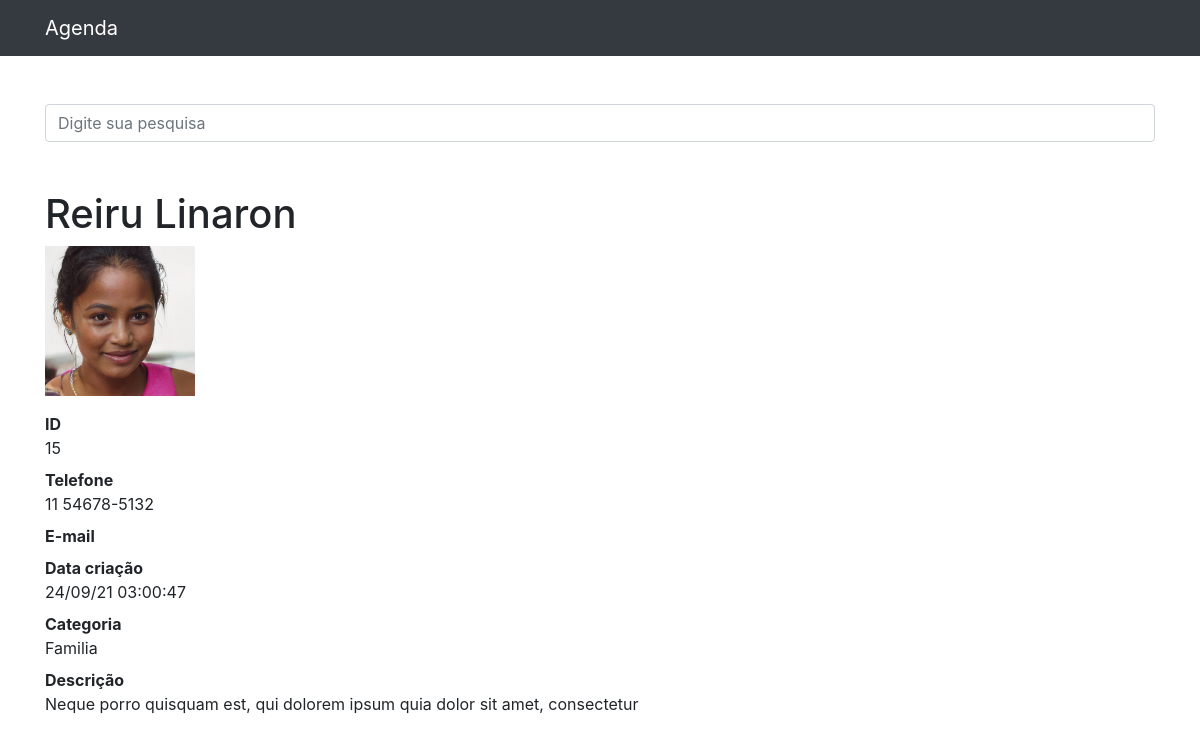
/15, run on the app's committed database.
### contatos/models.py (models this page shows, shortened)
class Contato(models.Model):
    nome = models.CharField(max_length=50)
    sobrenome = models.CharField(max_length=50, blank=True)
    telefone = models.CharField(max_length=50)
    email = models.EmailField(max_length=254, blank=True)
    data_criacao = models.DateTimeField(default=timezone.now)
    descricao = models.TextField(blank=True)
    categoria = models.ForeignKey(Categoria, on_delete=models.DO_NOTHING)
    mostrar = models.BooleanField(default=True)
    foto = models.ImageField(blank=True, upload_to='fotos/%Y/%m/')

class Categoria(models.Model):
    nome = models.CharField(max_length=50)
    def __str__(self):
        return self.nome

### contatos/views.py (the view)
# urls.py: path('<int:contato_id>', views.ver_contato, name='ver_contato'),
def ver_contato(request, contato_id):
    contato = get_object_or_404(Contato, id=contato_id)
    if not contato.mostrar:
        raise Http404
    return render(request, "contatos/ver_contato.html", {"contato": contato})

### contatos/templates/contatos/ver_contato.html (shortened to what this page needs)
{% extends 'base.html' %}
{% block conteudo %}
<h1 class="mt-5">{{ contato.nome }} {{ contato.sobrenome }}</h1>
{% if contato.foto %}
<p>
    <img src= "{{ contato.foto.url }}" style="max-width: 150px; heigth: auto">
</p>
{% endif %}
<dl>
    <dt>ID</dt>
    <dd>{{ contato.id }}</dd>
    <dt>Telefone</dt>
    <dd>{{ contato.telefone }}</dd>
    <dt>E-mail</dt>
    <dt>Data criação</dt>
    <dd>{{ contato.data_criacao|date:'d/m/y H:i:s' }}</dd>
    <dt>Categoria</dt>
    <dd>{{ contato.categoria }}</dd>
    <dt>Descrição</dt>
    <dd>{{ contato.descricao }}</dd>
</dl>
{% endblock conteudo %}

### data on the page
Contato: nome "Reiru", sobrenome "Linaron", foto (picture), id "15", telefone "11 54678-5132", data_criacao "24/09/21 03:00:47", categoria "Familia", descricao "Neque porro quisquam est, qui dolorem ipsum quia dolor sit amet, consectetur"
